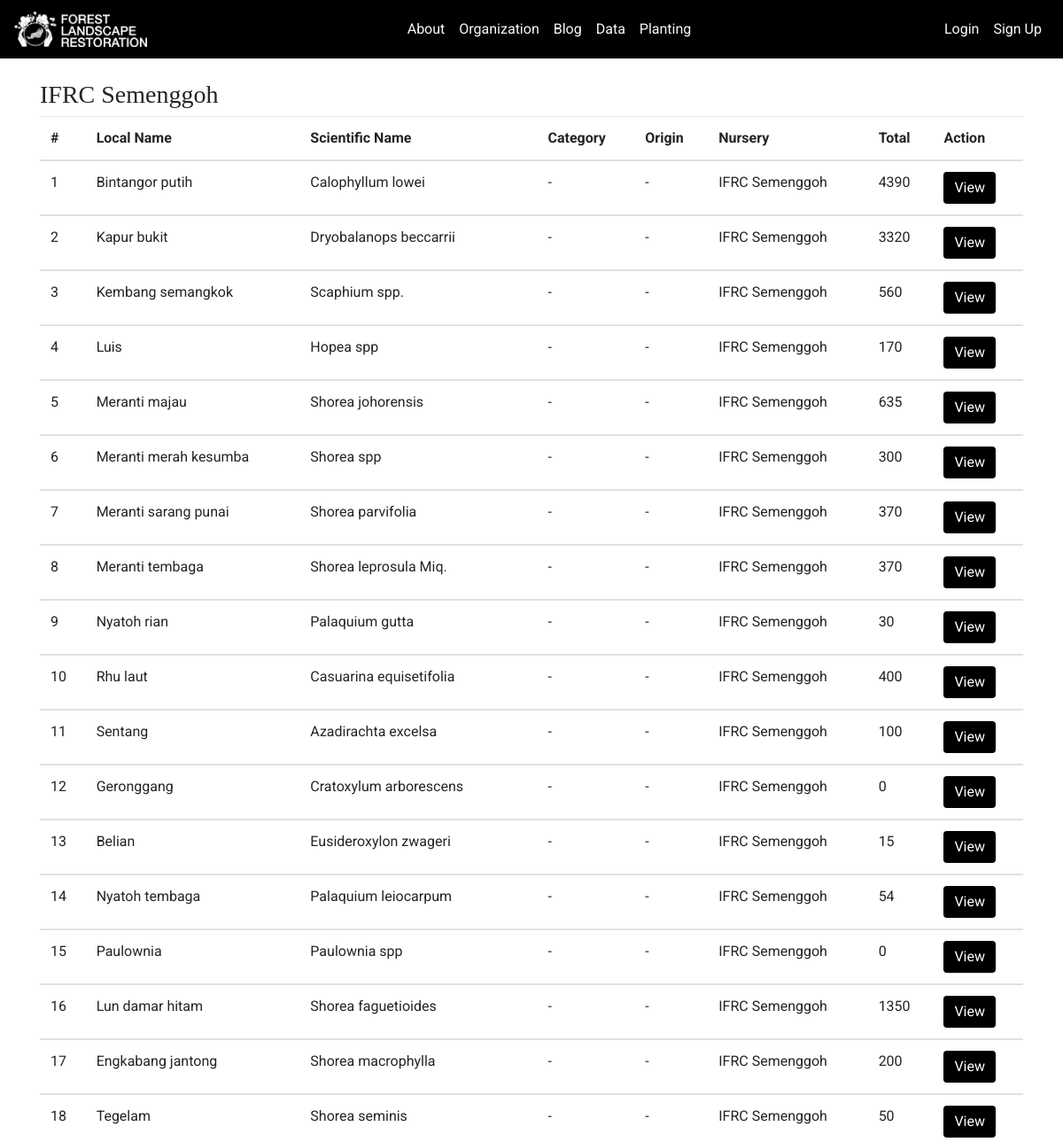
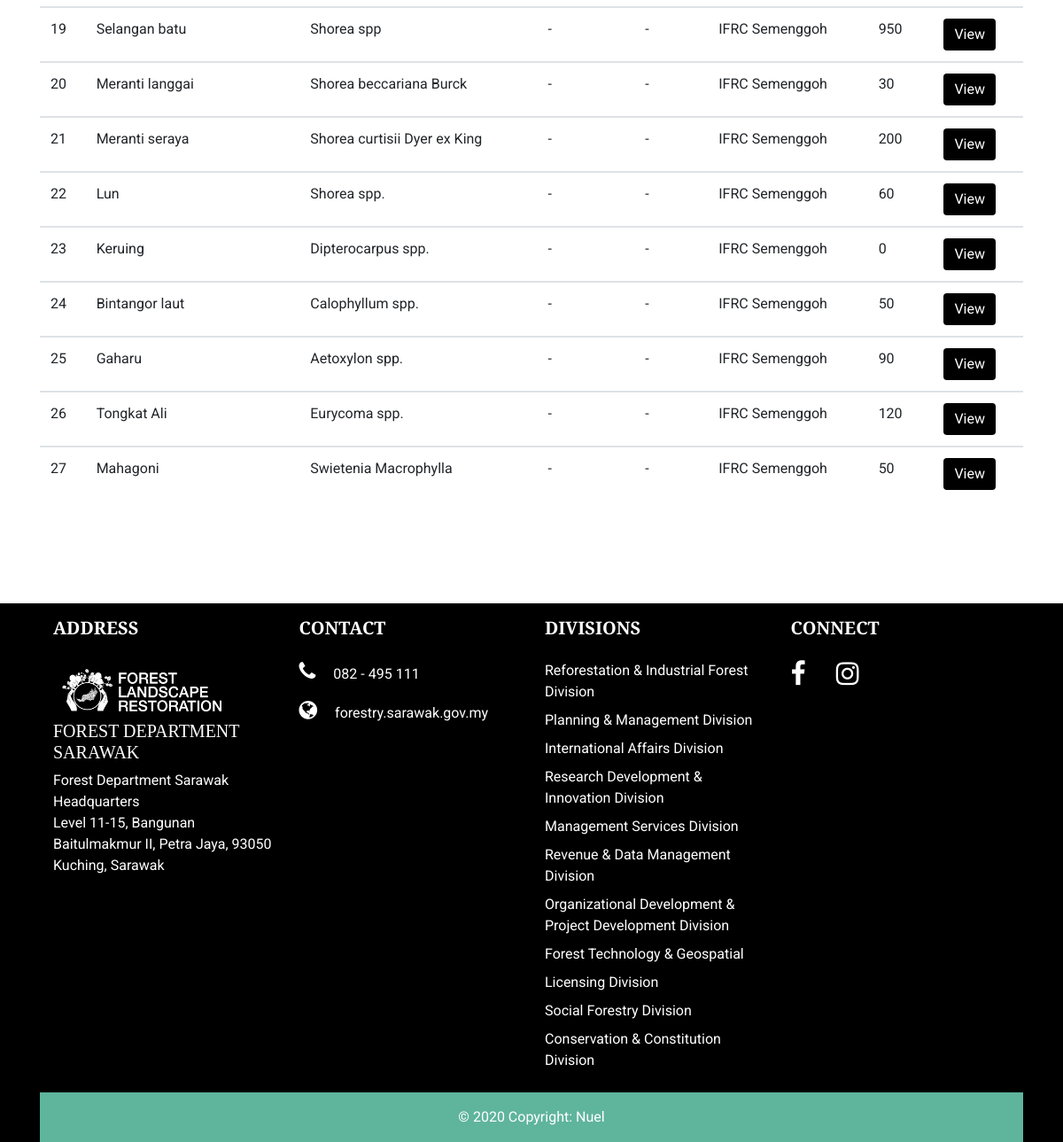
The app's page /data/semenggoh_species/ with its own data (2 pictures, top to bottom).
### data/models.py (models this page shows, shortened)
class TreeSpeciesData(models.Model):
	date_input = models.DateTimeField(auto_now_add=True)
	tree_species_img = models.ImageField('Tree Species Image',null=True, blank=True, upload_to='tree_species_img/')
	local_name = models.CharField('Local Name', max_length=250)
	scientific_name = models.CharField(max_length=250, null=True)
	category = models.CharField(max_length=250, null=True)
	origin = models.CharField(max_length=250, null=True)
	quantity = models.IntegerField('Total', null=True)
	description = models.TextField(blank=True)
	nursery = models.CharField(max_length=250, blank=True)
	remarks = models.CharField(max_length=250, blank=True)

### data/views.py (the view)
# urls.py: path('semenggoh_species/', views.semenggoh_species, name='semenggoh_species'),
def semenggoh_species(request):
	all_tree_species = TreeSpeciesData.objects.all()
	semenggoh_list = all_tree_species.filter(nursery__icontains='Semenggoh')
	return render(request, 'data/_include/semenggoh_species.html', {'semenggoh_list':semenggoh_list})

### data/templates/data/_include/semenggoh_species.html
{% extends 'base.html' %}
{% block content %}
<div class="container" style="min-height: 100%">
	<br>
	<h3>IFRC Semenggoh</h3>
	<div class="table-responsive">
		<table class="table">
			<thead class="thead">
				<tr>
					<th scope="col">#</th>
					<th scope="col">Local Name</th>
					<th scope="col">Scientific Name</th>
					<th scope="col">Category</th>
					<th scope="col">Origin</th>
					<th scope="col">Nursery</th>
					<th scope="col">Total</th>
					<th scope="col">Action</th>
				</tr>
			</thead>
			{% for species in semenggoh_list %}
			<tbody>
				<tr>
					<td>{{ forloop.counter }}</td>
					<td>{{ species.local_name }}</td>
					<td>{{ species.scientific_name }}</td>
					<td>{{ species.category }}</td>
					<td>{{ species.origin }}</td>
					<td>{{ species.nursery }}</td>
					<td>{{ species.quantity }}</td>
					<td><a href="{% url 'tree_species_view' species.pk %}"><button type="button" class="btn btn-info">View</button></a></td>
				</tr>
			</tbody>
			{% endfor %}
		</table>
	</div>
</div>
{% endblock %}

### flr/static/css/main.css (style rules this page uses)
body, html { font-family: 'Roboto', sans-serif; margin: 0; height: 100%; }
h1, h2, h3, h4, h5, h6 { font-family: 'Merriweather', serif; }
a { text-decoration: none; }
.btn-info { background-color: #000; border: none; }

### records on screen
TreeSpeciesData: local_name "Bintangor putih", scientific_name "Calophyllum lowei", category "-", origin "-", nursery "IFRC Semenggoh", quantity "4390"
TreeSpeciesData: local_name "Kapur bukit", scientific_name "Dryobalanops beccarrii", category "-", origin "-", nursery "IFRC Semenggoh", quantity "3320"
TreeSpeciesData: local_name "Kembang semangkok", scientific_name "Scaphium spp.", category "-", origin "-", nursery "IFRC Semenggoh", quantity "560"
TreeSpeciesData: local_name "Luis", scientific_name "Hopea spp", category "-", origin "-", nursery "IFRC Semenggoh", quantity "170"
TreeSpeciesData: local_name "Meranti majau", scientific_name "Shorea johorensis", category "-", origin "-", nursery "IFRC Semenggoh", quantity "635"
TreeSpeciesData: local_name "Meranti merah kesumba", scientific_name "Shorea spp", category "-", origin "-", nursery "IFRC Semenggoh", quantity "300"
TreeSpeciesData: local_name "Meranti sarang punai", scientific_name "Shorea parvifolia", category "-", origin "-", nursery "IFRC Semenggoh", quantity "370"
TreeSpeciesData: local_name "Meranti tembaga", scientific_name "Shorea leprosula Miq.", category "-", origin "-", nursery "IFRC Semenggoh", quantity "370"
TreeSpeciesData: local_name "Nyatoh rian", scientific_name "Palaquium gutta", category "-", origin "-", nursery "IFRC Semenggoh", quantity "30"
TreeSpeciesData: local_name "Rhu laut", scientific_name "Casuarina equisetifolia", category "-", origin "-", nursery "IFRC Semenggoh", quantity "400"
TreeSpeciesData: local_name "Sentang", scientific_name "Azadirachta excelsa", category "-", origin "-", nursery "IFRC Semenggoh", quantity "100"
TreeSpeciesData: local_name "Geronggang", scientific_name "Cratoxylum arborescens", category "-", origin "-", nursery "IFRC Semenggoh", quantity "0"
TreeSpeciesData: local_name "Belian", scientific_name "Eusideroxylon zwageri", category "-", origin "-", nursery "IFRC Semenggoh", quantity "15"
TreeSpeciesData: local_name "Nyatoh tembaga", scientific_name "Palaquium leiocarpum", category "-", origin "-", nursery "IFRC Semenggoh", quantity "54"
TreeSpeciesData: local_name "Paulownia", scientific_name "Paulownia spp", category "-", origin "-", nursery "IFRC Semenggoh", quantity "0"
TreeSpeciesData: local_name "Lun damar hitam", scientific_name "Shorea faguetioides", category "-", origin "-", nursery "IFRC Semenggoh", quantity "1350"
TreeSpeciesData: local_name "Engkabang jantong", scientific_name "Shorea macrophylla", category "-", origin "-", nursery "IFRC Semenggoh", quantity "200"
TreeSpeciesData: local_name "Tegelam", scientific_name "Shorea seminis", category "-", origin "-", nursery "IFRC Semenggoh", quantity "50"
TreeSpeciesData: local_name "Selangan batu", scientific_name "Shorea spp", category "-", origin "-", nursery "IFRC Semenggoh", quantity "950"
TreeSpeciesData: local_name "Meranti langgai", scientific_name "Shorea beccariana Burck", category "-", origin "-", nursery "IFRC Semenggoh", quantity "30"
TreeSpeciesData: local_name "Meranti seraya", scientific_name "Shorea curtisii Dyer ex King", category "-", origin "-", nursery "IFRC Semenggoh", quantity "200"
TreeSpeciesData: local_name "Lun", scientific_name "Shorea spp.", category "-", origin "-", nursery "IFRC Semenggoh", quantity "60"
TreeSpeciesData: local_name "Keruing", scientific_name "Dipterocarpus spp.", category "-", origin "-", nursery "IFRC Semenggoh", quantity "0"
TreeSpeciesData: local_name "Bintangor laut", scientific_name "Calophyllum spp.", category "-", origin "-", nursery "IFRC Semenggoh", quantity "50"
TreeSpeciesData: local_name "Gaharu", scientific_name "Aetoxylon spp.", category "-", origin "-", nursery "IFRC Semenggoh", quantity "90"
TreeSpeciesData: local_name "Tongkat Ali", scientific_name "Eurycoma spp.", category "-", origin "-", nursery "IFRC Semenggoh", quantity "120"
TreeSpeciesData: local_name "Mahagoni", scientific_name "Swietenia Macrophylla", category "-", origin "-", nursery "IFRC Semenggoh", quantity "50"
